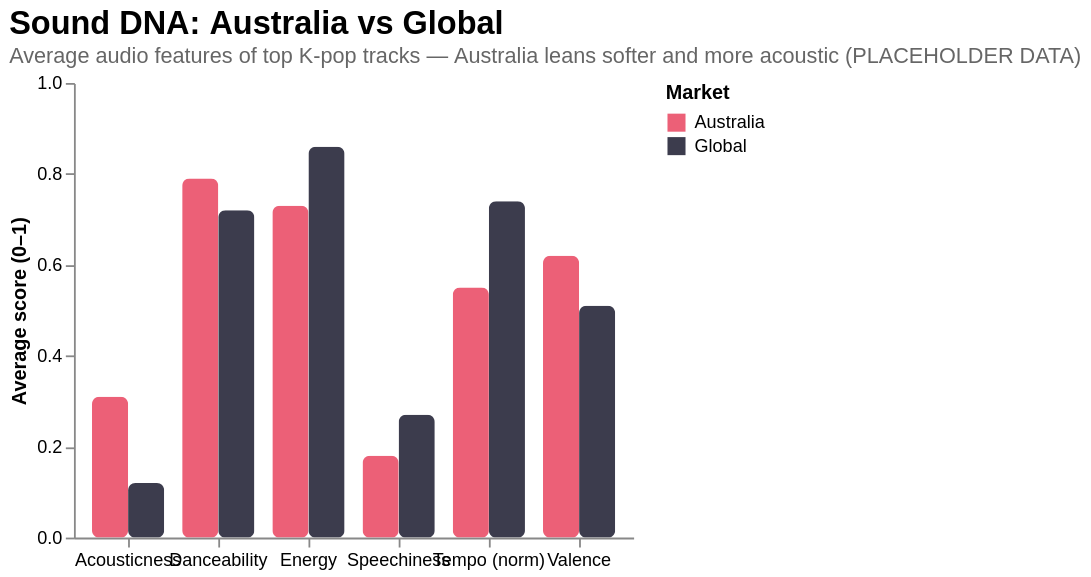

Describe this chart as a Vega-Lite specification.
### Vega-Lite specification from a JSON file in a GitHub repository (floating-point values rounded to 4 significant figures)
{"$schema": "https://vega.github.io/schema/vega-lite/v5.json", "title": {"text": "Sound DNA: Australia vs Global", "subtitle": "Average audio features of top K-pop tracks — Australia leans softer and more acoustic (PLACEHOLDER DATA)", "anchor": "start", "fontSize": 18, "subtitleFontSize": 12, "subtitleColor": "#666"}, "width": "container", "height": 320, "autosize": {"type": "fit-x", "contains": "padding"}, "data": {"values": [{"feature": "Danceability", "market": "Australia", "value": 0.79}, {"feature": "Energy", "market": "Australia", "value": 0.73}, {"feature": "Valence", "market": "Australia", "value": 0.62}, {"feature": "Acousticness", "market": "Australia", "value": 0.31}, {"feature": "Tempo (norm)", "market": "Australia", "value": 0.55}, {"feature": "Speechiness", "market": "Australia", "value": 0.18}, {"feature": "Danceability", "market": "Global", "value": 0.72}, {"feature": "Energy", "market": "Global", "value": 0.86}, {"feature": "Valence", "market": "Global", "value": 0.51}, {"feature": "Acousticness", "market": "Global", "value": 0.12}, {"feature": "Tempo (norm)", "market": "Global", "value": 0.74}, {"feature": "Speechiness", "market": "Global", "value": 0.27}]}, "mark": {"type": "bar", "cornerRadius": 4, "opacity": 0.85}, "encoding": {"x": {"field": "feature", "type": "nominal", "title": null, "axis": {"labelAngle": 0}}, "xOffset": {"field": "market", "type": "nominal"}, "y": {"field": "value", "type": "quantitative", "title": "Average score (0–1)", "scale": {"domain": [0, 1]}}, "color": {"field": "market", "type": "nominal", "title": "Market", "scale": {"domain": ["Australia", "Global"], "range": ["#e94560", "#1a1a2e"]}}, "tooltip": [{"field": "feature", "title": "Feature"}, {"field": "market", "title": "Market"}, {"field": "value", "title": "Score"}]}, "config": {"view": {"stroke": null}, "axis": {"grid": false}}}
